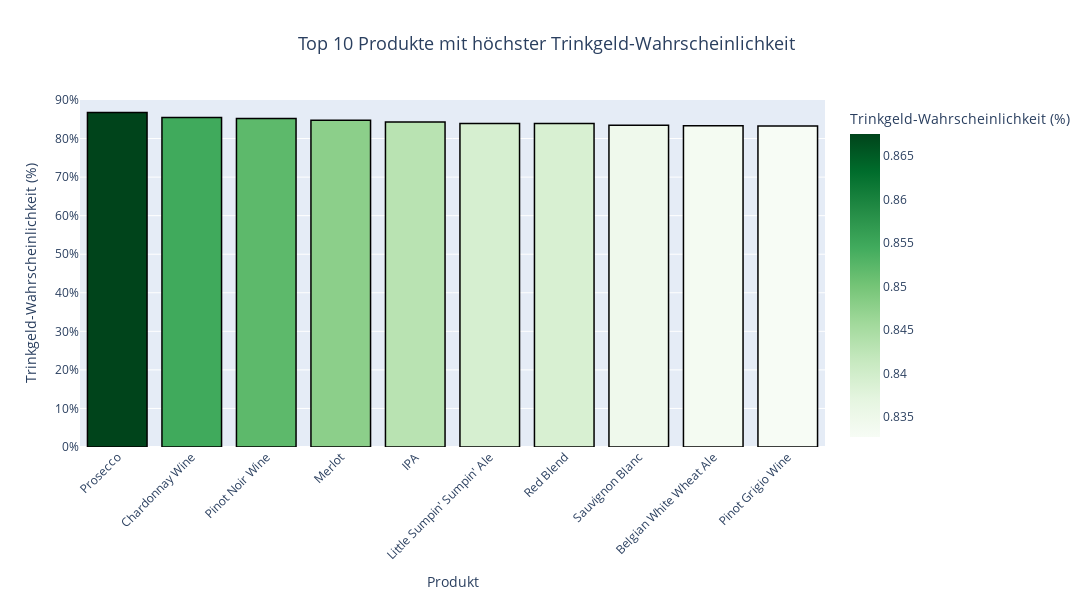

The code cell stored with this chart in its notebook:
### Markdown cell above
##### Visualisierung: Top 10 Produkte

### Code cell
# Visualisierung: Top 10 Produkte
fig_top10 = px.bar(
    df_top10_products.sort_values('tip_probability', ascending=False),
    x='product_name', 
    y='tip_probability',
    title="Top 10 Produkte mit höchster Trinkgeld-Wahrscheinlichkeit",
    labels={
        'tip_probability': 'Trinkgeld-Wahrscheinlichkeit (%)', 
        'product_name': 'Produkt'
    },
    color='tip_probability', 
    color_continuous_scale='Greens',
    hover_data={'count': True},  # Tooltip zeigt die Anzahl der Käufe an
)

# Layout-Anpassungen
fig_top10.update_layout(
    title_font=dict(size=18),  # Größerer Titel
    title_x=0.5,               # Titel horizontal zentrieren
    xaxis=dict(title='Produkt', tickangle=-45),  # Rotierte Achsenticks
    yaxis=dict(title='Trinkgeld-Wahrscheinlichkeit (%)', tickformat=".0%", dtick=0.1, autorange=False, range=[0, 1]), # Prozentformat + Schritte in 10er-Intervallen
    width=1200,  
    height=600
)

# Skalierung der y-Achse, um relevante Werte zu fokussieren
fig_top10.update_layout(yaxis=dict(autorange=False, range=[0, 0.9]))

# Optische Verbesserungen und Tooltip-Template
fig_top10.update_traces(
    marker_line_width=1.5, 
    marker_line_color="black",
    hovertemplate="<b>Produkt:</b> %{x}<br>" +
                  "<b>Trinkgeld-Wahrscheinlichkeit:</b> %{y:.2%}<br>" +
                  "<b>Häufigkeit der Käufe:</b> %{customdata[0]}"
)

# Diagramm anzeigen
fig_top10.show()

### Figure 1 — Plotly figure (JSON) as saved in the notebook; plotly's stock layout.template omitted (floating-point values rounded to 4 significant figures)
{"data": [{"alignmentgroup": "True", "customdata": [[536], [1073], [622], [716], [618], [740], [925], [4493], [738], [520]], "hovertemplate": "<b>Produkt:</b> %{x}<br><b>Trinkgeld-Wahrscheinlichkeit:</b> %{y:.2%}<br><b>Häufigkeit der Käufe:</b> %{customdata[0]}", "legendgroup": "", "marker": {"color": [0.8675, 0.8546, 0.8521, 0.8478, 0.843, 0.8392, 0.8389, 0.8346, 0.8333, 0.8327], "coloraxis": "coloraxis", "line": {"color": "black", "width": 1.5}, "pattern": {"shape": ""}}, "name": "", "offsetgroup": "", "orientation": "v", "showlegend": false, "textposition": "auto", "type": "bar", "x": ["Prosecco", "Chardonnay Wine", "Pinot Noir Wine", "Merlot", "IPA", "Little Sumpin' Sumpin' Ale", "Red Blend", "Sauvignon Blanc", "Belgian White Wheat Ale", "Pinot Grigio Wine"], "xaxis": "x", "y": [0.8675, 0.8546, 0.8521, 0.8478, 0.843, 0.8392, 0.8389, 0.8346, 0.8333, 0.8327], "yaxis": "y"}], "layout": {"barmode": "relative", "coloraxis": {"colorbar": {"title": {"text": "Trinkgeld-Wahrscheinlichkeit (%)"}}, "colorscale": [[0, "rgb(247,252,245)"], [0.125, "rgb(229,245,224)"], [0.25, "rgb(199,233,192)"], [0.375, "rgb(161,217,155)"], [0.5, "rgb(116,196,118)"], [0.625, "rgb(65,171,93)"], [0.75, "rgb(35,139,69)"], [0.875, "rgb(0,109,44)"], [1, "rgb(0,68,27)"]]}, "height": 600, "legend": {"tracegroupgap": 0}, "title": {"font": {"size": 18}, "text": "Top 10 Produkte mit höchster Trinkgeld-Wahrscheinlichkeit", "x": 0.5}, "width": 1200, "xaxis": {"anchor": "y", "domain": [0, 1], "tickangle": -45, "title": {"text": "Produkt"}}, "yaxis": {"anchor": "x", "autorange": false, "domain": [0, 1], "dtick": 0.1, "range": [0, 0.9], "tickformat": ".0%", "title": {"text": "Trinkgeld-Wahrscheinlichkeit (%)"}}}}
